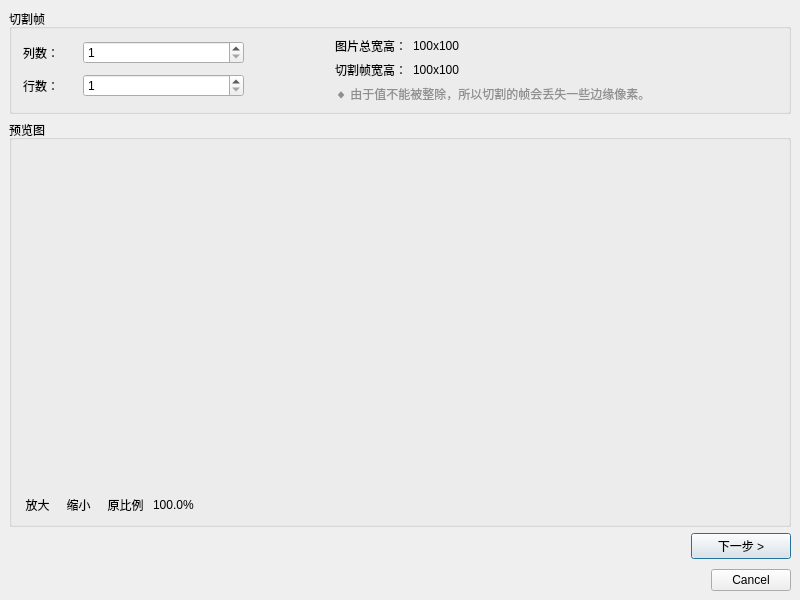
<?xml version="1.0" encoding="UTF-8"?>
<ui version="4.0">
 <class>W_PicturePartitioner</class>
 <widget class="QDialog" name="W_PicturePartitioner">
  <property name="geometry">
   <rect>
    <x>0</x>
    <y>0</y>
    <width>800</width>
    <height>600</height>
   </rect>
  </property>
  <property name="windowTitle">
   <string>图片分割器</string>
  </property>
  <property name="modal">
   <bool>false</bool>
  </property>
  <layout class="QVBoxLayout" name="verticalLayout" stretch="1,0">
   <property name="spacing">
    <number>0</number>
   </property>
   <property name="leftMargin">
    <number>0</number>
   </property>
   <property name="topMargin">
    <number>0</number>
   </property>
   <property name="rightMargin">
    <number>0</number>
   </property>
   <property name="bottomMargin">
    <number>0</number>
   </property>
   <item>
    <widget class="QWidget" name="widget" native="true">
     <layout class="QVBoxLayout" name="verticalLayout_6">
      <property name="spacing">
       <number>0</number>
      </property>
      <property name="leftMargin">
       <number>0</number>
      </property>
      <property name="topMargin">
       <number>0</number>
      </property>
      <property name="rightMargin">
       <number>0</number>
      </property>
      <property name="bottomMargin">
       <number>0</number>
      </property>
      <item>
       <widget class="QStackedWidget" name="stackedWidget">
        <property name="currentIndex">
         <number>0</number>
        </property>
        <widget class="QWidget" name="page">
         <layout class="QVBoxLayout" name="verticalLayout_3">
          <item>
           <widget class="QGroupBox" name="groupBox">
            <property name="title">
             <string>切割帧</string>
            </property>
            <layout class="QHBoxLayout" name="horizontalLayout_6" stretch="3,1,6">
             <property name="topMargin">
              <number>6</number>
             </property>
             <property name="rightMargin">
              <number>6</number>
             </property>
             <property name="bottomMargin">
              <number>6</number>
             </property>
             <item>
              <widget class="QWidget" name="widget_8" native="true">
               <layout class="QGridLayout" name="gridLayout_3" columnstretch="1,3">
                <property name="leftMargin">
                 <number>2</number>
                </property>
                <property name="topMargin">
                 <number>2</number>
                </property>
                <property name="rightMargin">
                 <number>2</number>
                </property>
                <property name="bottomMargin">
                 <number>2</number>
                </property>
                <item row="0" column="0">
                 <widget class="QLabel" name="label_4">
                  <property name="text">
                   <string>列数：</string>
                  </property>
                 </widget>
                </item>
                <item row="0" column="1">
                 <widget class="QSpinBox" name="spinBox_column">
                  <property name="minimum">
                   <number>1</number>
                  </property>
                  <property name="maximum">
                   <number>9999</number>
                  </property>
                  <property name="value">
                   <number>1</number>
                  </property>
                 </widget>
                </item>
                <item row="1" column="0">
                 <widget class="QLabel" name="label_3">
                  <property name="text">
                   <string>行数：</string>
                  </property>
                 </widget>
                </item>
                <item row="1" column="1">
                 <widget class="QSpinBox" name="spinBox_row">
                  <property name="minimum">
                   <number>1</number>
                  </property>
                  <property name="maximum">
                   <number>9999</number>
                  </property>
                  <property name="value">
                   <number>1</number>
                  </property>
                 </widget>
                </item>
               </layout>
              </widget>
             </item>
             <item>
              <widget class="QWidget" name="widget_2" native="true"/>
             </item>
             <item>
              <widget class="QWidget" name="widget_7" native="true">
               <layout class="QGridLayout" name="gridLayout_2" columnstretch="0,1">
                <property name="leftMargin">
                 <number>2</number>
                </property>
                <property name="topMargin">
                 <number>2</number>
                </property>
                <property name="rightMargin">
                 <number>2</number>
                </property>
                <property name="bottomMargin">
                 <number>2</number>
                </property>
                <item row="1" column="1">
                 <widget class="QLabel" name="label_framePic_wh">
                  <property name="text">
                   <string>100x100</string>
                  </property>
                 </widget>
                </item>
                <item row="1" column="0">
                 <widget class="QLabel" name="label_9">
                  <property name="text">
                   <string>切割帧宽高：</string>
                  </property>
                 </widget>
                </item>
                <item row="0" column="0">
                 <widget class="QLabel" name="label_8">
                  <property name="text">
                   <string>图片总宽高：</string>
                  </property>
                 </widget>
                </item>
                <item row="0" column="1">
                 <widget class="QLabel" name="label_totalPic_wh">
                  <property name="text">
                   <string>100x100</string>
                  </property>
                 </widget>
                </item>
                <item row="2" column="0" colspan="2">
                 <widget class="QLabel" name="label_cutTip">
                  <property name="styleSheet">
                   <string notr="true">color: rgb(143, 143, 143);</string>
                  </property>
                  <property name="text">
                   <string>◆ 由于值不能被整除，所以切割的帧会丢失一些边缘像素。</string>
                  </property>
                 </widget>
                </item>
               </layout>
              </widget>
             </item>
            </layout>
           </widget>
          </item>
          <item>
           <widget class="QGroupBox" name="groupBox_4">
            <property name="title">
             <string>预览图</string>
            </property>
            <layout class="QVBoxLayout" name="verticalLayout_2" stretch="1,0">
             <property name="spacing">
              <number>4</number>
             </property>
             <property name="leftMargin">
              <number>6</number>
             </property>
             <property name="topMargin">
              <number>6</number>
             </property>
             <property name="rightMargin">
              <number>6</number>
             </property>
             <property name="bottomMargin">
              <number>6</number>
             </property>
             <item>
              <widget class="QWidget" name="widget_preview" native="true"/>
             </item>
             <item>
              <widget class="QWidget" name="widget_5" native="true">
               <property name="styleSheet">
                <string notr="true">
QToolButton{
	padding:2px;
	border: 1px solid transparent;
	background: rgba(255,255,255,0);
}
QToolButton:hover{
	border-radius:1px;
	border:1px solid #f2ca58;
	background-color: qlineargradient(spread:pad, x1:0, y1:0, x2:0, y2:1, stop:0 #fdecad, stop:0.3 #fde48c, stop:0.9 #fce58c, stop:1 #fdfadf )
}
QToolButton:pressed{
	border-radius:1px;
	border:1px solid #f2ca58;
	background-color: #FDF4BF;
}</string>
               </property>
               <layout class="QHBoxLayout" name="horizontalLayout_3">
                <property name="spacing">
                 <number>2</number>
                </property>
                <property name="leftMargin">
                 <number>0</number>
                </property>
                <property name="topMargin">
                 <number>0</number>
                </property>
                <property name="rightMargin">
                 <number>0</number>
                </property>
                <property name="bottomMargin">
                 <number>0</number>
                </property>
                <item>
                 <widget class="QToolButton" name="toolButton_zoom_in">
                  <property name="toolTip">
                   <string>放大</string>
                  </property>
                  <property name="text">
                   <string>放大</string>
                  </property>
                  <property name="icon">
                   <iconset>
                    <normaloff>:/DrillGIFActionSequenceEditor/Resources/icons/view/Zoom_In.png</normaloff>:/DrillGIFActionSequenceEditor/Resources/icons/view/Zoom_In.png</iconset>
                  </property>
                  <property name="iconSize">
                   <size>
                    <width>20</width>
                    <height>20</height>
                   </size>
                  </property>
                 </widget>
                </item>
                <item>
                 <widget class="QToolButton" name="toolButton_zoom_out">
                  <property name="toolTip">
                   <string>缩小</string>
                  </property>
                  <property name="text">
                   <string>缩小</string>
                  </property>
                  <property name="icon">
                   <iconset>
                    <normaloff>:/DrillGIFActionSequenceEditor/Resources/icons/view/Zoom_Out.png</normaloff>:/DrillGIFActionSequenceEditor/Resources/icons/view/Zoom_Out.png</iconset>
                  </property>
                  <property name="iconSize">
                   <size>
                    <width>20</width>
                    <height>20</height>
                   </size>
                  </property>
                 </widget>
                </item>
                <item>
                 <widget class="QToolButton" name="toolButton_zoom_regular">
                  <property name="toolTip">
                   <string>原比例</string>
                  </property>
                  <property name="text">
                   <string>原比例</string>
                  </property>
                  <property name="icon">
                   <iconset>
                    <normaloff>:/DrillGIFActionSequenceEditor/Resources/icons/view/Zoom_Regular.png</normaloff>:/DrillGIFActionSequenceEditor/Resources/icons/view/Zoom_Regular.png</iconset>
                  </property>
                  <property name="iconSize">
                   <size>
                    <width>20</width>
                    <height>20</height>
                   </size>
                  </property>
                 </widget>
                </item>
                <item>
                 <widget class="QLabel" name="label_zoomValue">
                  <property name="text">
                   <string>100.0%</string>
                  </property>
                 </widget>
                </item>
                <item>
                 <spacer name="horizontalSpacer">
                  <property name="orientation">
                   <enum>Qt::Horizontal</enum>
                  </property>
                  <property name="sizeHint" stdset="0">
                   <size>
                    <width>40</width>
                    <height>20</height>
                   </size>
                  </property>
                 </spacer>
                </item>
               </layout>
              </widget>
             </item>
            </layout>
           </widget>
          </item>
          <item>
           <widget class="QWidget" name="widget_3" native="true">
            <layout class="QHBoxLayout" name="horizontalLayout_2">
             <property name="leftMargin">
              <number>0</number>
             </property>
             <property name="topMargin">
              <number>0</number>
             </property>
             <property name="rightMargin">
              <number>0</number>
             </property>
             <property name="bottomMargin">
              <number>0</number>
             </property>
             <item>
              <spacer name="horizontalSpacer_3">
               <property name="orientation">
                <enum>Qt::Horizontal</enum>
               </property>
               <property name="sizeHint" stdset="0">
                <size>
                 <width>573</width>
                 <height>20</height>
                </size>
               </property>
              </spacer>
             </item>
             <item>
              <widget class="QPushButton" name="pushButton_next">
               <property name="minimumSize">
                <size>
                 <width>100</width>
                 <height>0</height>
                </size>
               </property>
               <property name="text">
                <string>下一步 &gt;</string>
               </property>
              </widget>
             </item>
            </layout>
           </widget>
          </item>
         </layout>
        </widget>
        <widget class="QWidget" name="page_2">
         <layout class="QVBoxLayout" name="verticalLayout_5">
          <item>
           <widget class="QGroupBox" name="groupBox_5">
            <property name="title">
             <string>筛选帧</string>
            </property>
            <layout class="QVBoxLayout" name="verticalLayout_4" stretch="0,1">
             <property name="spacing">
              <number>4</number>
             </property>
             <property name="leftMargin">
              <number>6</number>
             </property>
             <property name="topMargin">
              <number>6</number>
             </property>
             <property name="rightMargin">
              <number>6</number>
             </property>
             <property name="bottomMargin">
              <number>6</number>
             </property>
             <item>
              <widget class="QWidget" name="widget_6" native="true">
               <property name="styleSheet">
                <string notr="true">
QToolButton{
	padding:2px;
	border: 1px solid transparent;
	background: rgba(255,255,255,0);
}
QToolButton:hover{
	border-radius:1px;
	border:1px solid #f2ca58;
	background-color: qlineargradient(spread:pad, x1:0, y1:0, x2:0, y2:1, stop:0 #fdecad, stop:0.3 #fde48c, stop:0.9 #fce58c, stop:1 #fdfadf )
}
QToolButton:pressed{
	border-radius:1px;
	border:1px solid #f2ca58;
	background-color: #FDF4BF;
}</string>
               </property>
               <layout class="QHBoxLayout" name="horizontalLayout_4">
                <property name="spacing">
                 <number>2</number>
                </property>
                <property name="leftMargin">
                 <number>0</number>
                </property>
                <property name="topMargin">
                 <number>0</number>
                </property>
                <property name="rightMargin">
                 <number>0</number>
                </property>
                <property name="bottomMargin">
                 <number>0</number>
                </property>
                <item>
                 <widget class="QToolButton" name="toolButton_zoom_in_2">
                  <property name="toolTip">
                   <string>放大</string>
                  </property>
                  <property name="text">
                   <string>放大</string>
                  </property>
                  <property name="icon">
                   <iconset>
                    <normaloff>:/DrillGIFActionSequenceEditor/Resources/icons/view/Zoom_In.png</normaloff>:/DrillGIFActionSequenceEditor/Resources/icons/view/Zoom_In.png</iconset>
                  </property>
                  <property name="iconSize">
                   <size>
                    <width>20</width>
                    <height>20</height>
                   </size>
                  </property>
                 </widget>
                </item>
                <item>
                 <widget class="QToolButton" name="toolButton_zoom_out_2">
                  <property name="toolTip">
                   <string>缩小</string>
                  </property>
                  <property name="text">
                   <string>缩小</string>
                  </property>
                  <property name="icon">
                   <iconset>
                    <normaloff>:/DrillGIFActionSequenceEditor/Resources/icons/view/Zoom_Out.png</normaloff>:/DrillGIFActionSequenceEditor/Resources/icons/view/Zoom_Out.png</iconset>
                  </property>
                  <property name="iconSize">
                   <size>
                    <width>20</width>
                    <height>20</height>
                   </size>
                  </property>
                 </widget>
                </item>
                <item>
                 <widget class="QToolButton" name="toolButton_zoom_regular_2">
                  <property name="toolTip">
                   <string>原比例</string>
                  </property>
                  <property name="text">
                   <string>原比例</string>
                  </property>
                  <property name="icon">
                   <iconset>
                    <normaloff>:/DrillGIFActionSequenceEditor/Resources/icons/view/Zoom_Regular.png</normaloff>:/DrillGIFActionSequenceEditor/Resources/icons/view/Zoom_Regular.png</iconset>
                  </property>
                  <property name="iconSize">
                   <size>
                    <width>20</width>
                    <height>20</height>
                   </size>
                  </property>
                 </widget>
                </item>
                <item>
                 <widget class="QLabel" name="label_zoomValue_2">
                  <property name="text">
                   <string>100.0%</string>
                  </property>
                 </widget>
                </item>
                <item>
                 <spacer name="horizontalSpacer_2">
                  <property name="orientation">
                   <enum>Qt::Horizontal</enum>
                  </property>
                  <property name="sizeHint" stdset="0">
                   <size>
                    <width>40</width>
                    <height>20</height>
                   </size>
                  </property>
                 </spacer>
                </item>
                <item>
                 <widget class="QLabel" name="label">
                  <property name="styleSheet">
                   <string notr="true">color: rgb(121, 121, 121);</string>
                  </property>
                  <property name="text">
                   <string>提示：勾选指定帧即可，勾上的留下，未勾的去掉。</string>
                  </property>
                 </widget>
                </item>
               </layout>
              </widget>
             </item>
             <item>
              <widget class="QWidget" name="widget_selectArea" native="true"/>
             </item>
            </layout>
           </widget>
          </item>
          <item>
           <widget class="QWidget" name="widget_4" native="true">
            <layout class="QHBoxLayout" name="horizontalLayout_5">
             <property name="leftMargin">
              <number>0</number>
             </property>
             <property name="topMargin">
              <number>0</number>
             </property>
             <property name="rightMargin">
              <number>0</number>
             </property>
             <property name="bottomMargin">
              <number>0</number>
             </property>
             <item>
              <widget class="QPushButton" name="pushButton_last">
               <property name="minimumSize">
                <size>
                 <width>100</width>
                 <height>0</height>
                </size>
               </property>
               <property name="text">
                <string>&lt; 上一步</string>
               </property>
              </widget>
             </item>
             <item>
              <spacer name="horizontalSpacer_4">
               <property name="orientation">
                <enum>Qt::Horizontal</enum>
               </property>
               <property name="sizeHint" stdset="0">
                <size>
                 <width>573</width>
                 <height>20</height>
                </size>
               </property>
              </spacer>
             </item>
             <item>
              <widget class="QPushButton" name="pushButton_finish">
               <property name="minimumSize">
                <size>
                 <width>100</width>
                 <height>0</height>
                </size>
               </property>
               <property name="text">
                <string>完成</string>
               </property>
              </widget>
             </item>
            </layout>
           </widget>
          </item>
         </layout>
        </widget>
       </widget>
      </item>
     </layout>
    </widget>
   </item>
   <item>
    <layout class="QHBoxLayout" name="horizontalLayout">
     <property name="leftMargin">
      <number>5</number>
     </property>
     <property name="topMargin">
      <number>1</number>
     </property>
     <property name="rightMargin">
      <number>9</number>
     </property>
     <property name="bottomMargin">
      <number>9</number>
     </property>
     <item>
      <widget class="QDialogButtonBox" name="buttonBox">
       <property name="orientation">
        <enum>Qt::Horizontal</enum>
       </property>
       <property name="standardButtons">
        <set>QDialogButtonBox::Cancel</set>
       </property>
       <property name="centerButtons">
        <bool>false</bool>
       </property>
      </widget>
     </item>
    </layout>
   </item>
  </layout>
 </widget>
 <resources>
  <include location="../../../../../../../DrillGIFActionSequenceEditor/trunk/DrillGIFActionSequenceEditor/drillgifactionsequenceeditor.qrc"/>
 </resources>
 <connections>
  <connection>
   <sender>buttonBox</sender>
   <signal>rejected()</signal>
   <receiver>W_PicturePartitioner</receiver>
   <slot>reject()</slot>
   <hints>
    <hint type="sourcelabel">
     <x>325</x>
     <y>156</y>
    </hint>
    <hint type="destinationlabel">
     <x>286</x>
     <y>165</y>
    </hint>
   </hints>
  </connection>
 </connections>
</ui>
